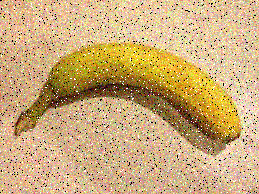
#> input picture images.jpeg, 259 x 194 px
$ python edited.py
#> lines starting #> are read from the running program, lines starting #| are printed output that depends on the picture
import numpy as np
from skimage import io, img_as_float, color
from scipy.ndimage import uniform_filter

def local_entropy(image, window_size=5, bins=64):
    """Compute local entropy map using histogram-based approximation."""
    # Quantize to bins
    quantized = np.floor(image * (bins - 1)).astype(np.int32)
    h, w = image.shape
    entropy_map = np.zeros_like(image)

    # Build binary masks for each bin and smooth them to estimate p(i)
    for b in range(bins):
        mask = (quantized == b).astype(np.float32)
        p = uniform_filter(mask, size=window_size)
        nonzero = p > 0
        entropy_map[nonzero] -= p[nonzero] * np.log2(p[nonzero])

    return entropy_map

def kuwahara_entropy_vectorized(image, window_size=5, bins=64):
    """Fully vectorized Kuwahara filter using entropy instead of variance."""
    if image.ndim == 3:
        # Process per channel
        return np.stack(
            [kuwahara_entropy_vectorized(image[..., c], window_size, bins) for c in range(image.shape[2])],
            axis=-1
        )

    pad = window_size // 2
    h, w = image.shape

    # Compute quadrant means (using uniform filters on subregions)
    mean_tl = uniform_filter(image, window_size)[pad:, pad:]  # top-left
    mean_tr = uniform_filter(image[:, ::-1], window_size)[pad:, pad:][:, ::-1]  # top-right
    mean_bl = uniform_filter(image[::-1, :], window_size)[pad:, pad:][::-1, :]  # bottom-left
    mean_br = uniform_filter(image[::-1, ::-1], window_size)[pad:, pad:][::-1, ::-1]  # bottom-right

    # Resize to match original
    mean_tl, mean_tr, mean_bl, mean_br = [
        m[:h, :w] for m in (mean_tl, mean_tr, mean_bl, mean_br)
    ]

    # Compute entropy maps for same quadrants
    ent_tl = local_entropy(image, window_size, bins)[pad:, pad:]
    ent_tr = local_entropy(image[:, ::-1], window_size, bins)[pad:, pad:][:, ::-1]
    ent_bl = local_entropy(image[::-1, :], window_size, bins)[pad:, pad:][::-1, :]
    ent_br = local_entropy(image[::-1, ::-1], window_size, bins)[pad:, pad:][::-1, ::-1]

    ent_tl, ent_tr, ent_bl, ent_br = [
        e[:h, :w] for e in (ent_tl, ent_tr, ent_bl, ent_br)
    ]

    # Stack and select best quadrant
    entropies = np.stack([ent_tl, ent_tr, ent_bl, ent_br], axis=-1)
    means = np.stack([mean_tl, mean_tr, mean_bl, mean_br], axis=-1)

    best_idx = np.argmin(entropies, axis=-1)
    output = np.take_along_axis(means, best_idx[..., None], axis=-1).squeeze(-1)

    return output

# Example usage:
if __name__ == "__main__":
    img = img_as_float(io.imread("images.jpeg"))
    if img.ndim == 2:
        gray = img
    else:
        gray = color.rgb2gray(img)

    # Entropy-based Kuwahara for color
    filtered_color = kuwahara_entropy_vectorized(img, window_size=5)
    io.imsave("kuwahara_entropy_color.jpg", (np.clip(filtered_color, 0, 1) * 255).astype(np.uint8))

    # Optional: grayscale
    filtered_gray = kuwahara_entropy_vectorized(gray, window_size=5)
#> the loop in local_entropy (call 13), `for b in range(bins):` made 64 passes
#> pass 1, in local_entropy (call 13), `mask = (quantized == b).astype(np.float32)`:
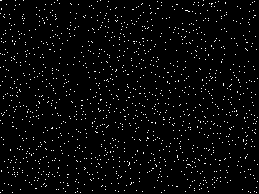
#> mask: shape (194, 259) float32; values 0 (black) and 1 (white), 2.9% white in thin lines or dots
#> after the loop in local_entropy (call 15), `for b in range(bins):`:
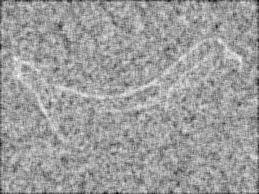
#> entropy_map: shape (194, 259) float64; min 2.42, max 4.64, mean 3.79; drawn with min black and max white
#> after the loop in local_entropy (call 16), `for b in range(bins):`:
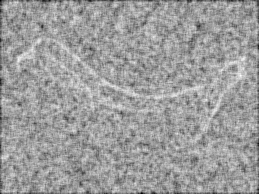
#> entropy_map: shape (194, 259) float64; min 2.42, max 4.64, mean 3.79; drawn with min black and max white
#> in kuwahara_entropy_vectorized (call 5), `entropies = np.stack([ent_tl, ent_tr, ent_bl, ent_br], axis=-1)`:
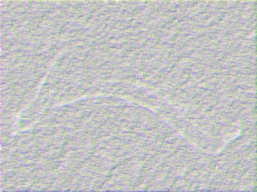
#> entropies: shape (192, 257, 4) float64; mean of channels 0, 1, 2, 3 3.8, 3.8, 3.8, 3.8; transparent parts drawn white
#> in kuwahara_entropy_vectorized (call 5), `means = np.stack([mean_tl, mean_tr, mean_bl, mean_br], axis=-1)`:
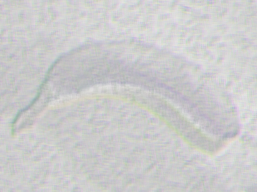
#> means: shape (192, 257, 4) float64; mean of channels 0, 1, 2, 3 0.687, 0.686, 0.688, 0.687; transparent parts drawn white
#> in kuwahara_entropy_vectorized (call 5), `best_idx = np.argmin(entropies, axis=-1)`:
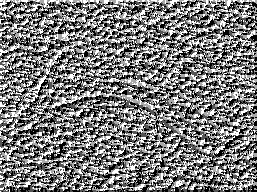
#> best_idx: shape (192, 257) int64; min 0, max 3, mean 1.45; drawn with min black and max white
#> in kuwahara_entropy_vectorized (call 5), `output = np.take_along_axis(means, best_idx[..., None], axis=-1).squee..`:
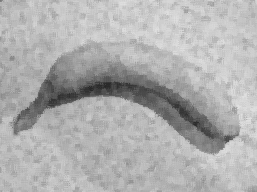
#> output: shape (192, 257) float64; min 0.154, max 0.888, mean 0.689
    io.imsave("kuwahara_entropy_gray.jpg", (np.clip(filtered_gray, 0, 1) * 255).astype(np.uint8))
